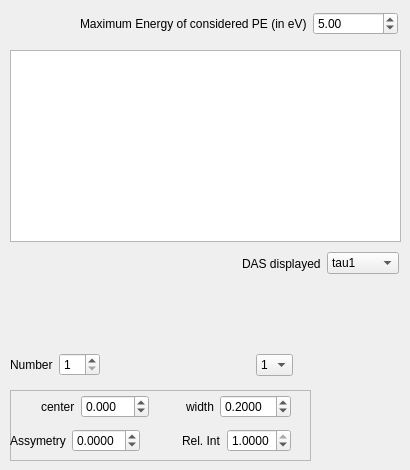
      <widget class="QWidget" name="tab_9">
       <attribute name="title">
        <string>PE min</string>
       </attribute>
       <widget class="QWidget" name="layoutWidget_17">
        <property name="geometry">
         <rect>
          <x>10</x>
          <y>350</y>
          <width>283</width>
          <height>30</height>
         </rect>
        </property>
        <layout class="QHBoxLayout" name="horizontalLayout_77">
         <item>
          <layout class="QHBoxLayout" name="horizontalLayout_78">
           <item>
            <widget class="QLabel" name="label_68">
             <property name="text">
              <string>Number</string>
             </property>
            </widget>
           </item>
           <item>
            <widget class="QSpinBox" name="spinBox_PE_number_bidir_min">
             <property name="minimum">
              <number>1</number>
             </property>
             <property name="maximum">
              <number>40</number>
             </property>
             <property name="value">
              <number>1</number>
             </property>
            </widget>
           </item>
          </layout>
         </item>
         <item>
          <spacer name="horizontalSpacer_21">
           <property name="orientation">
            <enum>Qt::Horizontal</enum>
           </property>
           <property name="sizeHint" stdset="0">
            <size>
             <width>40</width>
             <height>20</height>
            </size>
           </property>
          </spacer>
         </item>
         <item>
          <widget class="QComboBox" name="comboBox_PE_current_bidir_min">
           <item>
            <property name="text">
             <string>1</string>
            </property>
           </item>
          </widget>
         </item>
        </layout>
       </widget>
       <widget class="PlotWidget" name="viewer_pe_bidir_min">
        <property name="geometry">
         <rect>
          <x>10</x>
          <y>50</y>
          <width>391</width>
          <height>192</height>
         </rect>
        </property>
       </widget>
       <widget class="QWidget" name="layoutWidget_18">
        <property name="geometry">
         <rect>
          <x>80</x>
          <y>10</y>
          <width>318</width>
          <height>28</height>
         </rect>
        </property>
        <layout class="QHBoxLayout" name="horizontalLayout_79">
         <item>
          <widget class="QLabel" name="label_69">
           <property name="text">
            <string>Maximum Energy of considered PE (in eV)</string>
           </property>
          </widget>
         </item>
         <item>
          <widget class="QDoubleSpinBox" name="doubleSpinBox_max_Energy_PE_bidir_min">
           <property name="minimum">
            <double>1.000000000000000</double>
           </property>
           <property name="maximum">
            <double>15.000000000000000</double>
           </property>
           <property name="singleStep">
            <double>0.100000000000000</double>
           </property>
           <property name="value">
            <double>5.000000000000000</double>
           </property>
          </widget>
         </item>
        </layout>
       </widget>
       <widget class="QFrame" name="frame_10">
        <property name="geometry">
         <rect>
          <x>10</x>
          <y>390</y>
          <width>301</width>
          <height>71</height>
         </rect>
        </property>
        <property name="frameShape">
         <enum>QFrame::StyledPanel</enum>
        </property>
        <property name="frameShadow">
         <enum>QFrame::Raised</enum>
        </property>
        <property name="lineWidth">
         <number>2</number>
        </property>
        <widget class="QWidget" name="layoutWidget_19">
         <property name="geometry">
          <rect>
           <x>0</x>
           <y>0</y>
           <width>281</width>
           <height>68</height>
          </rect>
         </property>
         <layout class="QVBoxLayout" name="verticalLayout_16">
          <item>
           <layout class="QHBoxLayout" name="horizontalLayout_80">
            <item>
             <layout class="QHBoxLayout" name="horizontalLayout_81">
              <item>
               <spacer name="horizontalSpacer_22">
                <property name="orientation">
                 <enum>Qt::Horizontal</enum>
                </property>
                <property name="sizeHint" stdset="0">
                 <size>
                  <width>40</width>
                  <height>20</height>
                 </size>
                </property>
               </spacer>
              </item>
              <item>
               <widget class="QLabel" name="label_70">
                <property name="text">
                 <string>center</string>
                </property>
               </widget>
              </item>
              <item>
               <widget class="QDoubleSpinBox" name="doubleSpinBox_PE_center_bidir_min">
                <property name="decimals">
                 <number>3</number>
                </property>
                <property name="minimum">
                 <double>-20.000000000000000</double>
                </property>
                <property name="maximum">
                 <double>20.000000000000000</double>
                </property>
                <property name="singleStep">
                 <double>0.001000000000000</double>
                </property>
               </widget>
              </item>
             </layout>
            </item>
            <item>
             <spacer name="horizontalSpacer_23">
              <property name="orientation">
               <enum>Qt::Horizontal</enum>
              </property>
              <property name="sizeHint" stdset="0">
               <size>
                <width>40</width>
                <height>20</height>
               </size>
              </property>
             </spacer>
            </item>
            <item>
             <layout class="QHBoxLayout" name="horizontalLayout_82">
              <item>
               <widget class="QLabel" name="label_71">
                <property name="text">
                 <string>width</string>
                </property>
               </widget>
              </item>
              <item>
               <widget class="QDoubleSpinBox" name="doubleSpinBox_PE_width_bidir_min">
                <property name="decimals">
                 <number>4</number>
                </property>
                <property name="minimum">
                 <double>0.000100000000000</double>
                </property>
                <property name="singleStep">
                 <double>0.001000000000000</double>
                </property>
                <property name="value">
                 <double>0.200000000000000</double>
                </property>
               </widget>
              </item>
             </layout>
            </item>
           </layout>
          </item>
          <item>
           <layout class="QHBoxLayout" name="horizontalLayout_83">
            <item>
             <layout class="QHBoxLayout" name="horizontalLayout_84">
              <item>
               <widget class="QLabel" name="label_72">
                <property name="text">
                 <string>Assymetry</string>
                </property>
               </widget>
              </item>
              <item>
               <widget class="QDoubleSpinBox" name="doubleSpinBox_pe_assymetry_bidir_min">
                <property name="decimals">
                 <number>4</number>
                </property>
                <property name="minimum">
                 <double>-4.000000000000000</double>
                </property>
                <property name="maximum">
                 <double>4.000000000000000</double>
                </property>
                <property name="singleStep">
                 <double>0.000100000000000</double>
                </property>
               </widget>
              </item>
             </layout>
            </item>
            <item>
             <spacer name="horizontalSpacer_24">
              <property name="orientation">
               <enum>Qt::Horizontal</enum>
              </property>
              <property name="sizeHint" stdset="0">
               <size>
                <width>40</width>
                <height>20</height>
               </size>
              </property>
             </spacer>
            </item>
            <item>
             <layout class="QHBoxLayout" name="horizontalLayout_85">
              <item>
               <widget class="QLabel" name="label_73">
                <property name="text">
                 <string>Rel. Int</string>
                </property>
               </widget>
              </item>
              <item>
               <widget class="QDoubleSpinBox" name="doubleSpinBox_pe_rel_intensity_bidir_min">
                <property name="decimals">
                 <number>4</number>
                </property>
                <property name="maximum">
                 <double>1.000000000000000</double>
                </property>
                <property name="singleStep">
                 <double>0.000100000000000</double>
                </property>
                <property name="value">
                 <double>1.000000000000000</double>
                </property>
               </widget>
              </item>
             </layout>
            </item>
           </layout>
          </item>
         </layout>
        </widget>
       </widget>
       <widget class="QWidget" name="layoutWidget_27">
        <property name="geometry">
         <rect>
          <x>242</x>
          <y>250</y>
          <width>157</width>
          <height>27</height>
         </rect>
        </property>
        <layout class="QHBoxLayout" name="horizontalLayout_102">
         <item>
          <widget class="QLabel" name="label_89">
           <property name="text">
            <string>DAS displayed</string>
           </property>
          </widget>
         </item>
         <item>
          <widget class="QComboBox" name="comboBox__DisplayedComponent_bidir_min">
           <item>
            <property name="text">
             <string>tau1</string>
            </property>
           </item>
           <item>
            <property name="text">
             <string>tau2</string>
            </property>
           </item>
           <item>
            <property name="text">
             <string>tau3</string>
            </property>
           </item>
           <item>
            <property name="text">
             <string>offset</string>
            </property>
           </item>
          </widget>
         </item>
        </layout>
       </widget>
      </widget>
